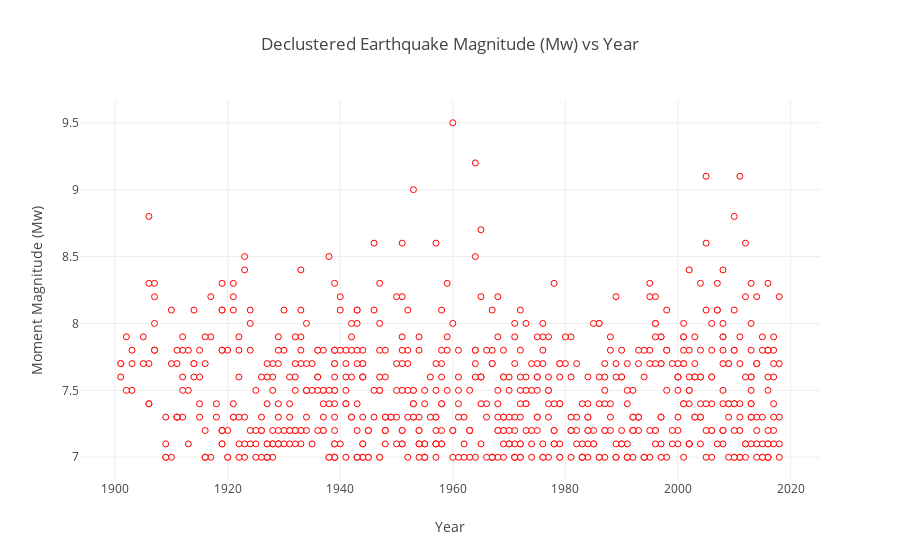

The notebook cell this image was saved under:
### Markdown cell above
<h3> Plot declustered data

### Code cell
trace3 = go.Scatter(x = np.round(time_d)+1900, y = Mw_d, mode='markers',
                   marker = dict(color = 'white', 
                                 line = dict(width=1, color = 'red')))

data3 = [trace3]
layout = go.Layout(title='Declustered Earthquake Magnitude (Mw) vs Year',
                   xaxis= dict(title='Year'),
                   yaxis =dict(title='Moment Magnitude (Mw)'),
                   showlegend = False)

fig = go.Figure(data=data3, layout=layout)
iplot(fig)

### Figure 1 — Plotly figure (JSON) as saved in the notebook; plotly's stock layout.template omitted (floating-point values rounded to 4 significant figures; data arrays with more than 128 entries replaced by an {"elided": "..."} marker saying what was removed)
{"data": [{"marker": {"color": "white", "line": {"color": "red", "width": 1}}, "mode": "markers", "type": "scatter", "x": {"elided": "737 int values"}, "y": {"elided": "737 float values"}}], "layout": {"showlegend": false, "title": "Declustered Earthquake Magnitude (Mw) vs Year", "xaxis": {"title": "Year"}, "yaxis": {"title": "Moment Magnitude (Mw)"}}}
